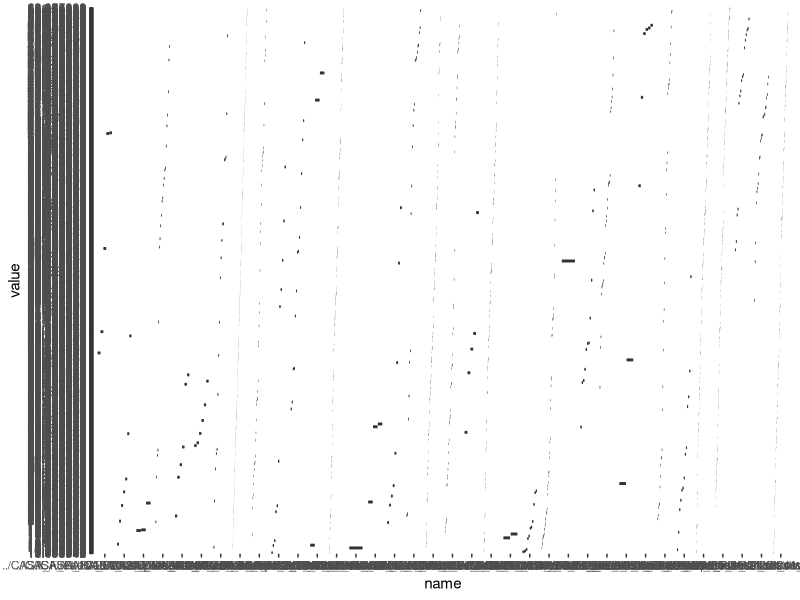
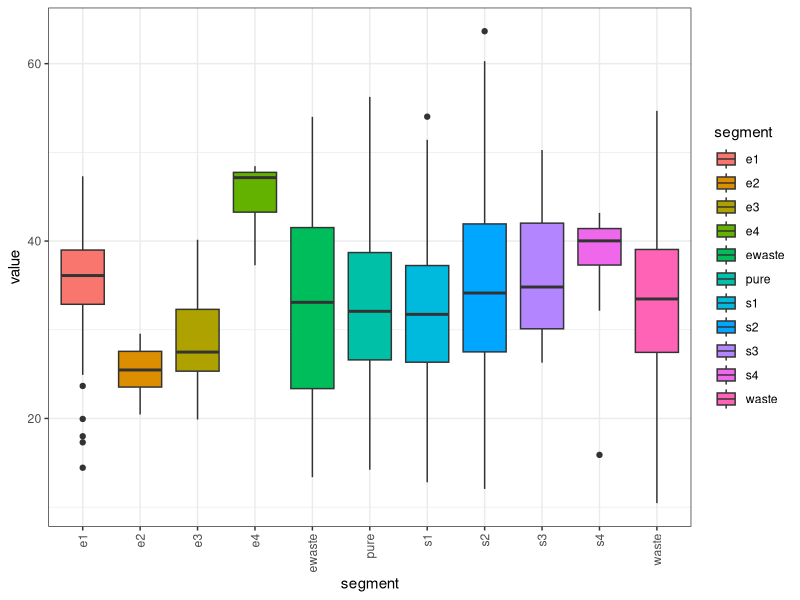
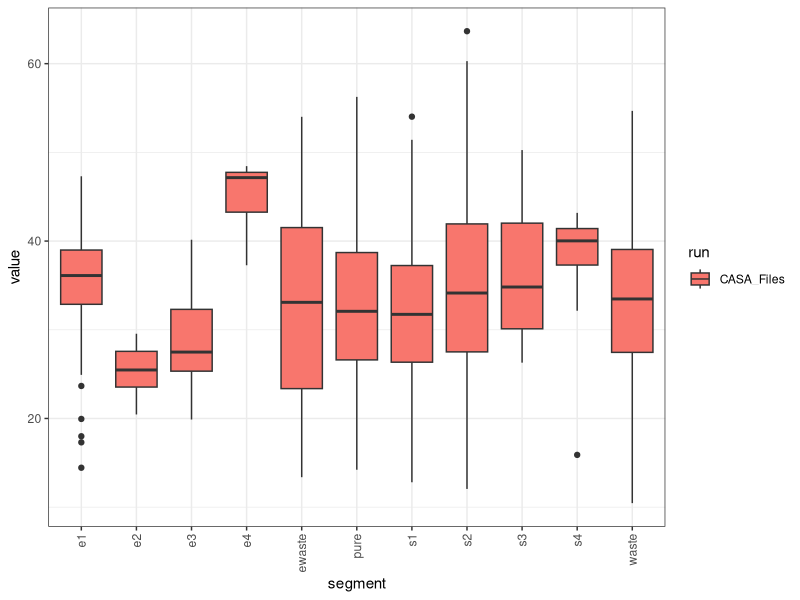
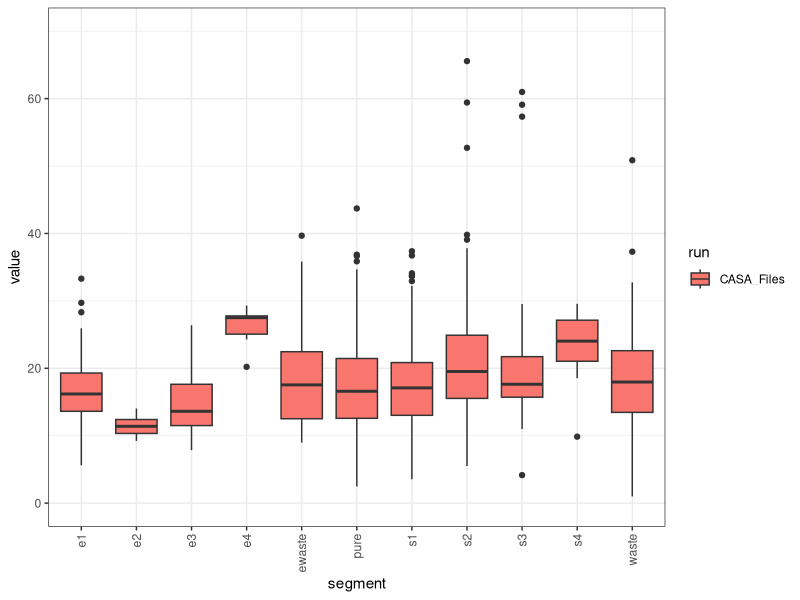
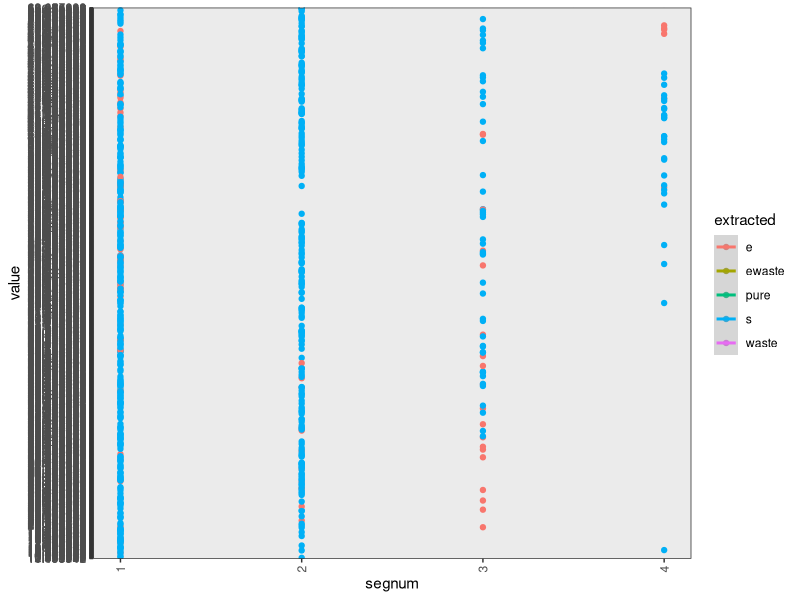
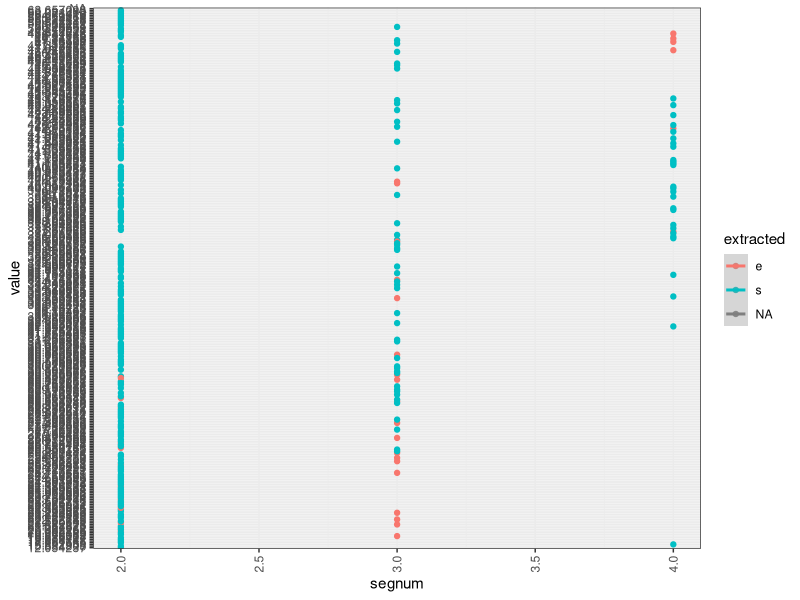

Write the R code that produced these figures, in order. (Note: this script raises an error after producing the figures.)
library(ggplot2)
library(reshape2)
library(stringr)

data = read.table ('casa_paths_extracted.txt', sep = ' ')
colnames (data) = c('name', 'empty' , 'VCL', 'VAP', 'VSL', 'LIN', 'WOB', 'PROG', 'BCF','segment')
data$spermid = 1:nrow(data)

mdata = melt(data, id.vars = c("name", "spermid"))

mdata2 = melt(data, id.vars = c("name", "spermid", "LIN"))
g = ggplot(data = mdata2[mdata2$variable == "VCL", ], aes(name, value)) + geom_boxplot()

pdf("output.pdf", height = 3, width = 4)
print(g)
dev.off()

data$run = sapply(data$name, function(x) {strsplit(x, split ="/")[[1]][2]})

mdata = melt(data, id.vars = c("name", "spermid", "run", "segment"))

g = ggplot(data = mdata[mdata$variable == "VCL", ], aes(segment, value, fill = segment)) +
  geom_boxplot() +
  theme_bw() +
  theme(axis.text.x = element_text(angle = 90, vjust = 0.5, hjust = 1))

pdf("output2.pdf", height = 6, width = 8)
print(g)
dev.off()

g = ggplot(data = mdata[mdata$variable == "VCL", ], aes(segment, value, fill = run)) +
  geom_boxplot() +
  theme_bw() +
  theme(axis.text.x = element_text(angle = 90, vjust = 0.5, hjust = 1))

pdf("output3.pdf", height = 6, width = 8)
print(g)
dev.off()

g = ggplot(data = mdata[mdata$variable == "VSL", ], aes(segment, value, fill = run)) +
  geom_boxplot() +
  theme_bw() +
  theme(axis.text.x = element_text(angle = 90, vjust = 0.5, hjust = 1)) +
  lims(y=c(0,70))

pdf("output4.pdf", height = 6, width = 8)
print(g)
dev.off()

detailed = data
detailed$extracted = sapply(detailed$segment, function(x){return(str_extract(x, "[a-zA-Z]+"))})
detailed$segnum = sapply(detailed$segment, function(x){as.numeric(str_extract(x, "[0-9]+"))})
mdetailed = melt(detailed, id.vars = c("name", "segment", "spermid", "extracted", "segnum"))
g = ggplot(data = mdetailed[mdetailed$variable == "VCL", ], aes(segnum, value, color = extracted)) +
  geom_point() +
  geom_smooth(method = "lm") +
  theme_bw() +
  theme(axis.text.x = element_text(angle = 90, vjust = 0.5, hjust = 1))

pdf("scatter1.pdf", height = 6, width = 8)
print(g)
dev.off()

detailed = data
detailed$extracted = sapply(detailed$segment, function(x){return(str_extract(x, "[a-zA-Z]+"))})
detailed$segnum = sapply(detailed$segment, function(x){as.numeric(str_extract(x, "[0-9]+"))})
mdetailed = melt(detailed, id.vars = c("name", "segment", "spermid", "extracted", "segnum"))
g = ggplot(data = mdetailed[mdetailed$variable == "VCL" & mdetailed$segnum > 1.5, ], aes(segnum, value, color = extracted)) +
  geom_point() +
  geom_smooth(method = "lm") +
  theme_bw() +
  theme(axis.text.x = element_text(angle = 90, vjust = 0.5, hjust = 1))

pdf("scatter2.pdf", height = 6, width = 8)
print(g)
dev.off()

## NEW PLOTTING
mdetailed$prettyextracted = sapply(mdetailed$extracted, function(x) {
  if (x == "e") {
    return("Extracted")
  }
  if (x == "s") {
    return("In Device")
  }
  return(x)
})

g = ggplot(data = mdetailed[mdetailed$variable == "VCL" & mdetailed$segnum > 1.5 & mdetailed$extracted != "waste" & mdetailed$extracted != "ewaste" & mdetailed$extracted != "pure", ], aes(x=segnum, y=value)) + 
  geom_boxplot(aes(fill = prettyextracted, linetype = factor(segnum))) +
  scale_linetype_manual(values = c("solid", "solid", "solid", "solid", "solid", "solid"), guide="none") +
  theme_bw() +
  geom_smooth(method = "lm", aes(color = prettyextracted)) +
  theme(axis.text.x = element_text(angle = 90, vjust = 0.5, hjust = 1),plot.title=element_text(size = 16, face = "bold", hjust = 0.5)) +
  scale_x_continuous(name = "Segment number") +
  scale_y_continuous(name = "VCL(um/sec)",limits=c(0,70))+
  guides(fill=guide_legend(title="Source"),color=guide_legend(title="Source"))+
  ggtitle("VCL") 


pdf("VCL2.pdf", height = 6, width = 8)
print(g)
dev.off()


model = aov(VSL ~ segment, data = data[data$segment %in% c("1", "2"),])
summary(model)
TukeyHSD(model, conf.level = 0.95)
mean(data$VSL[data$segment == "1"])
mean(data$VSL[data$segment == "2"])



